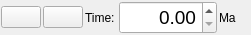
<ui version="4.0" >
 <class>TimeControlWidget</class>
 <widget class="QWidget" name="TimeControlWidget" >
  <property name="geometry" >
   <rect>
    <x>0</x>
    <y>0</y>
    <width>251</width>
    <height>35</height>
   </rect>
  </property>
  <property name="windowTitle" >
   <string>Form</string>
  </property>
  <layout class="QHBoxLayout" >
   <property name="spacing" >
    <number>2</number>
   </property>
   <property name="leftMargin" >
    <number>1</number>
   </property>
   <property name="topMargin" >
    <number>1</number>
   </property>
   <property name="rightMargin" >
    <number>1</number>
   </property>
   <property name="bottomMargin" >
    <number>1</number>
   </property>
   <item>
    <widget class="QPushButton" name="button_reconstruction_increment" >
     <property name="toolTip" >
      <string>Step backwards one increment  Ctrl+Shift+I</string>
     </property>
     <property name="icon" >
      <iconset resource="../qt-resources/qt_widgets.qrc" >:/gnome_seek_backward_22.png</iconset>
     </property>
     <property name="iconSize" >
      <size>
       <width>22</width>
       <height>22</height>
      </size>
     </property>
     <property name="autoRepeat" >
      <bool>true</bool>
     </property>
     <property name="autoRepeatInterval" >
      <number>200</number>
     </property>
    </widget>
   </item>
   <item>
    <widget class="QPushButton" name="button_reconstruction_decrement" >
     <property name="toolTip" >
      <string>Step forwards one increment  Ctrl+I</string>
     </property>
     <property name="icon" >
      <iconset resource="../qt-resources/qt_widgets.qrc" >:/gnome_seek_forward_22.png</iconset>
     </property>
     <property name="iconSize" >
      <size>
       <width>22</width>
       <height>22</height>
      </size>
     </property>
     <property name="autoRepeat" >
      <bool>true</bool>
     </property>
     <property name="autoRepeatInterval" >
      <number>200</number>
     </property>
     <property name="flat" >
      <bool>false</bool>
     </property>
    </widget>
   </item>
   <item>
    <widget class="QLabel" name="label_time" >
     <property name="text" >
      <string>Time:</string>
     </property>
     <property name="buddy" >
      <cstring>spinbox_current_time</cstring>
     </property>
    </widget>
   </item>
   <item>
    <widget class="QDoubleSpinBox" name="spinbox_current_time" >
     <property name="sizePolicy" >
      <sizepolicy vsizetype="Preferred" hsizetype="Fixed" >
       <horstretch>0</horstretch>
       <verstretch>0</verstretch>
      </sizepolicy>
     </property>
     <property name="minimumSize" >
      <size>
       <width>90</width>
       <height>0</height>
      </size>
     </property>
     <property name="font" >
      <font>
       <pointsize>14</pointsize>
       <weight>50</weight>
       <bold>false</bold>
      </font>
     </property>
     <property name="toolTip" >
      <string>Set reconstruction time  Ctrl+T</string>
     </property>
     <property name="alignment" >
      <set>Qt::AlignRight|Qt::AlignTrailing|Qt::AlignVCenter</set>
     </property>
     <property name="maximum" >
      <double>9999.000000000000000</double>
     </property>
    </widget>
   </item>
   <item>
    <widget class="QLabel" name="label_reconstruction_unit" >
     <property name="text" >
      <string>Ma </string>
     </property>
    </widget>
   </item>
  </layout>
 </widget>
 <resources>
  <include location="../qt-resources/qt_widgets.qrc" />
 </resources>
 <connections/>
</ui>
